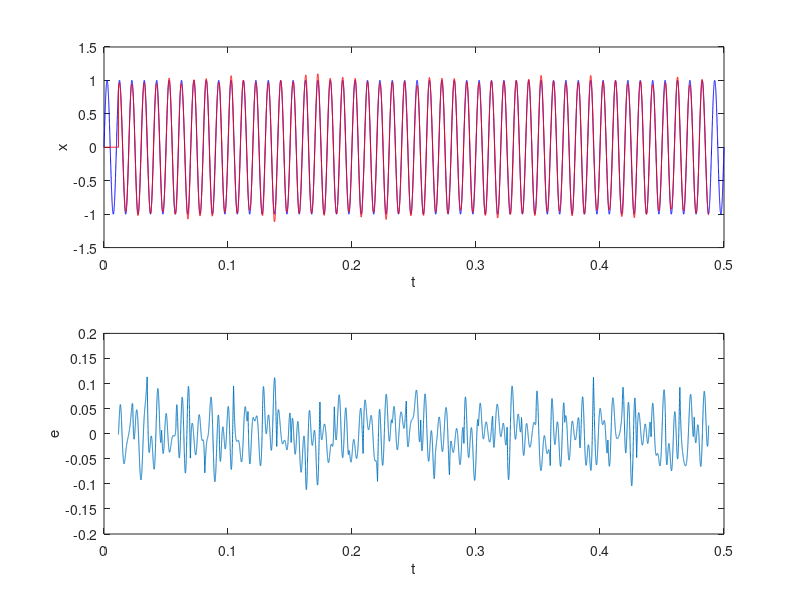
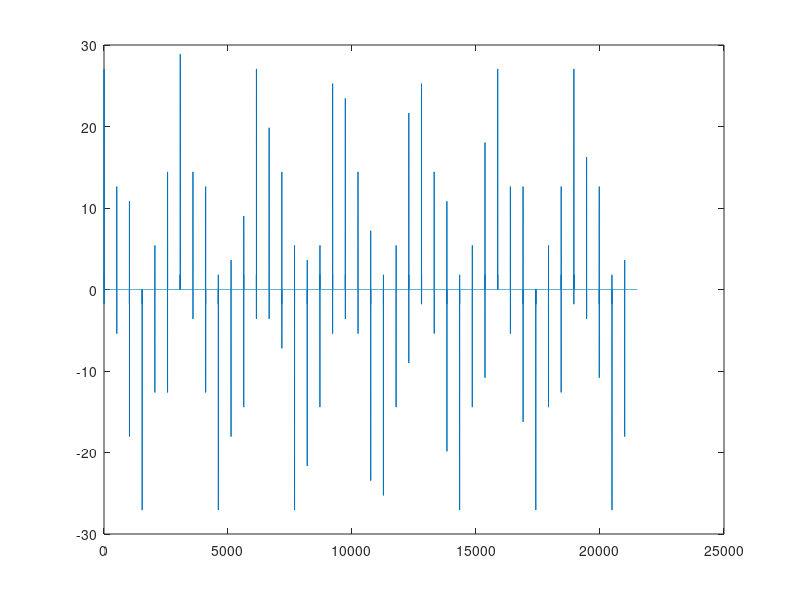

The MATLAB script that drew these images, in order:
clear all;
clc;

%% parameterek
fs=44100;
N=512;
t=0:1/fs:0.5;
x=sin(2*pi*t*100);
B=5;

%% DCT matrix es ablakfuggveny
M=zeros(N,2*N);
for ii=0:N-1
    M(ii+1,:)=sqrt(2/N)*cos(pi/N*(1/2+ii)*(1/2+N/2+(0:2*N-1)));
end
w=sqrt(2)*sin(pi/2/N*(1/2+(0:2*N-1)));

%% tomorites
x_comp=[];
for ii=1:floor(length(x)/N)-1
    x_comp=[x_comp ; M*(x((ii-1)*N+1:ii*N+N)'.*w')];
end
q=2*max(abs(x_comp))/(2^B-1);
x_comp=round(x_comp/q)*q;

%% kitomorites
for ii=1:floor(length(x)/N)-1
    X=x_comp((ii-1)*N+1:ii*N);
    x_rec=(X'*M.*w);
    if ii==1
        x_uncomp=zeros(1,N);        
    else
        x_uncomp=[x_uncomp (x_rec_prev+x_rec(1:N))/2];
    end
    x_rec_prev=x_rec(N+1:2*N);
end

%% abrazolas
e=x(1:length(x_uncomp))-x_uncomp;
e=e(N+1:end);
figure(1);
subplot(211);
plot(t,x,'b',(0:length(x_uncomp)-1)/fs,x_uncomp,'r');
xlabel('t');
ylabel('x');
subplot(212);
plot(t(N+1:length(x_uncomp)),e);
xlabel('t');
ylabel('e');
figure(2);
plot(x_comp);
